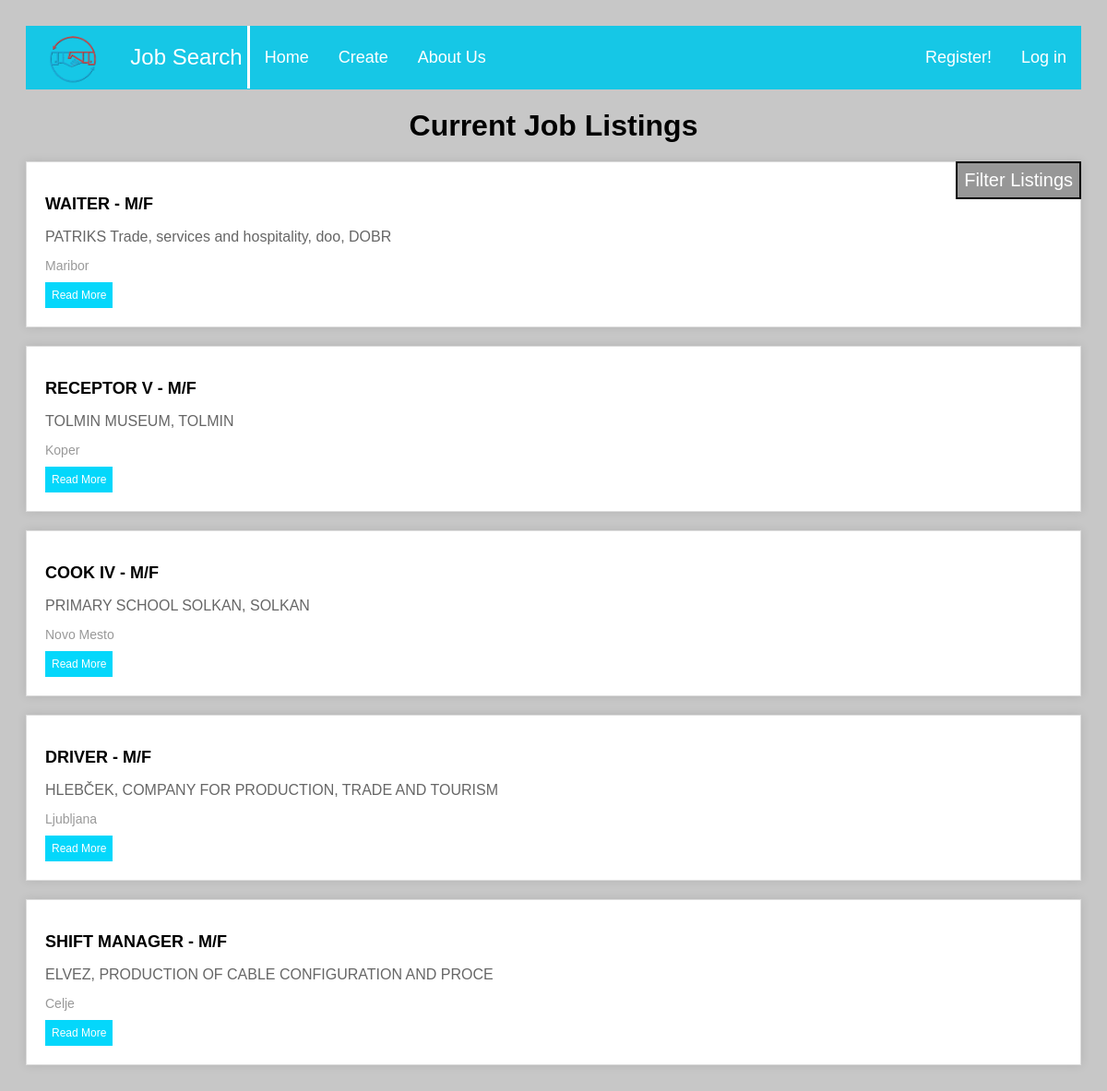
Page /website/Main/homepage.php on the committed database.
### tables this page shows
CREATE TABLE `listing` (
  `Id` int(11) NOT NULL,
  `Title` varchar(50) NOT NULL,
  `Company` varchar(50) NOT NULL,
  `Description` varchar(1000) NOT NULL,
  `Requirements` varchar(500) NOT NULL,
  `Responsibilities` varchar(500) NOT NULL,
  `SalaryMin` int(12) NOT NULL,
  `SalaryMax` int(12) NOT NULL,
  `Location` enum('Ljubljana','Maribor','Celje','Kranj','Velenje','Koper','Novo Mesto','Ptuj','Trbovlje','Kamnik') DEFAULT NULL,
  `Picture` blob NOT NULL,
  `UserId` int(11) NOT NULL
);

### website/Main/homepage.php (the view, shortened to what this page needs)
<?php
include("../DB/db.php");
$sql = "SELECT l.Id, l.Title, l.Company, l.Description, l.Requirements, l.Responsibilities, l.SalaryMin, l.SalaryMax, l.Location, l.Picture, l.UserId FROM listing l ORDER BY l.Id DESC";
$result = $conn->query($sql);
if ($result->num_rows > 0) {
?>
    <ul class="topnav">
  <li> <div class="logo-container">
                <img src="../logo.png" alt="Logo">
                <div class="logo">Job Search</div>
            </div></li>
  <li><a href="../Main/homepage.php">Home</a></li>
  <li><a href="../Main/create_listing.php">Create</a></li>
  <li><a href="git_here">About Us</a></li>
  <?php
  if(isset($_SESSION["logged"]) && $_SESSION["logged"] == true){echo '<li class="right"><a href="../DB/logout.php">'.$_SESSION["s_username"].' | Logout</a></li>';}
  else {
    echo '<li class="right"><a href="../Main/login.php">Log in</a>';
    echo '</li><li class="right"><a href="../Main/register.php">Register!</a></li>';}
 ?>
    </ul>
    <h1>Current Job Listings</h1>
    <button class="button" style=" float:right; border: 2px solid black; font-size:20px; background-color: 979797;" >Filter Listings</button>
    <?php
    while ($row = $result->fetch_assoc()) { ?>
        <div class="job-listing">
            <h2 class="job-title"><?php echo $row["Title"]; ?></h2>
            <p class="job-company"><?php echo $row["Company"]; ?></p>
            <p class="job-location"><?php echo $row["Location"]; ?></p>
            <button class="button" onclick="toggleDetails(this)">Read More</button>
        </div>
    <?php } ?>
<?php } else { ?>
    <p>No job listings found.</p>
<?php }
?>

### rows in the picture
listing: Title "WAITER - M/F", Company "PATRIKS Trade, services and hospitality, doo, DOBR", Location "Maribor"
listing: Title "RECEPTOR V - M/F", Company "TOLMIN MUSEUM, TOLMIN", Location "Koper"
listing: Title "COOK IV - M/F", Company "PRIMARY SCHOOL SOLKAN, SOLKAN", Location "Novo Mesto"
listing: Title "DRIVER - M/F", Company "HLEBČEK, COMPANY FOR PRODUCTION, TRADE AND TOURISM", Location "Ljubljana"
listing: Title "SHIFT MANAGER - M/F", Company "ELVEZ, PRODUCTION OF CABLE CONFIGURATION AND PROCE", Location "Celje"
